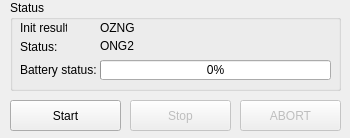
<?xml version="1.0" encoding="UTF-8"?>
<ui version="4.0">
 <class>RosbeeWindow</class>
 <widget class="QMainWindow" name="RosbeeWindow">
  <property name="geometry">
   <rect>
    <x>0</x>
    <y>0</y>
    <width>350</width>
    <height>138</height>
   </rect>
  </property>
  <property name="windowTitle">
   <string>Rosbee</string>
  </property>
  <widget class="QWidget" name="root">
   <widget class="QGroupBox" name="statusGroupBox">
    <property name="geometry">
     <rect>
      <x>10</x>
      <y>0</y>
      <width>331</width>
      <height>91</height>
     </rect>
    </property>
    <property name="title">
     <string>Status</string>
    </property>
    <widget class="QProgressBar" name="batteryBar">
     <property name="enabled">
      <bool>true</bool>
     </property>
     <property name="geometry">
      <rect>
       <x>90</x>
       <y>60</y>
       <width>231</width>
       <height>20</height>
      </rect>
     </property>
     <property name="layoutDirection">
      <enum>Qt::RightToLeft</enum>
     </property>
     <property name="maximum">
      <number>100</number>
     </property>
     <property name="value">
      <number>0</number>
     </property>
     <property name="alignment">
      <set>Qt::AlignCenter</set>
     </property>
     <property name="textVisible">
      <bool>true</bool>
     </property>
     <property name="invertedAppearance">
      <bool>true</bool>
     </property>
    </widget>
    <widget class="QLabel" name="batteryLabel">
     <property name="enabled">
      <bool>true</bool>
     </property>
     <property name="geometry">
      <rect>
       <x>10</x>
       <y>60</y>
       <width>81</width>
       <height>20</height>
      </rect>
     </property>
     <property name="text">
      <string>Battery status:</string>
     </property>
    </widget>
    <widget class="QLabel" name="initLabel">
     <property name="geometry">
      <rect>
       <x>10</x>
       <y>20</y>
       <width>47</width>
       <height>16</height>
      </rect>
     </property>
     <property name="text">
      <string>Init results:</string>
     </property>
    </widget>
    <widget class="QLabel" name="initResultLabel">
     <property name="geometry">
      <rect>
       <x>90</x>
       <y>20</y>
       <width>231</width>
       <height>16</height>
      </rect>
     </property>
     <property name="text">
      <string>OZNG</string>
     </property>
    </widget>
    <widget class="QLabel" name="statusLabel">
     <property name="geometry">
      <rect>
       <x>10</x>
       <y>40</y>
       <width>47</width>
       <height>13</height>
      </rect>
     </property>
     <property name="text">
      <string>Status:</string>
     </property>
    </widget>
    <widget class="QLabel" name="statusValueLabel">
     <property name="geometry">
      <rect>
       <x>90</x>
       <y>36</y>
       <width>231</width>
       <height>20</height>
      </rect>
     </property>
     <property name="text">
      <string>ONG2</string>
     </property>
    </widget>
   </widget>
   <widget class="QPushButton" name="abortButton">
    <property name="enabled">
     <bool>false</bool>
    </property>
    <property name="geometry">
     <rect>
      <x>240</x>
      <y>100</y>
      <width>101</width>
      <height>31</height>
     </rect>
    </property>
    <property name="autoFillBackground">
     <bool>false</bool>
    </property>
    <property name="text">
     <string>ABORT</string>
    </property>
   </widget>
   <widget class="QPushButton" name="stopButton">
    <property name="enabled">
     <bool>false</bool>
    </property>
    <property name="geometry">
     <rect>
      <x>130</x>
      <y>100</y>
      <width>101</width>
      <height>31</height>
     </rect>
    </property>
    <property name="autoFillBackground">
     <bool>false</bool>
    </property>
    <property name="text">
     <string>Stop</string>
    </property>
   </widget>
   <widget class="QPushButton" name="startButton">
    <property name="geometry">
     <rect>
      <x>10</x>
      <y>100</y>
      <width>111</width>
      <height>31</height>
     </rect>
    </property>
    <property name="text">
     <string>Start</string>
    </property>
   </widget>
  </widget>
 </widget>
 <resources/>
 <connections/>
</ui>
